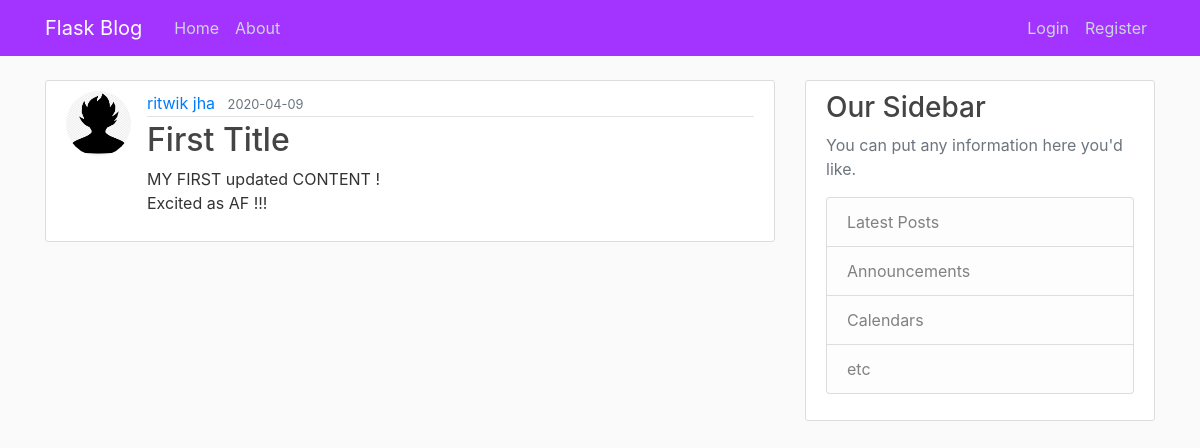
Screenshot of /post/2 with the database file from the repository.
### flask_blog/models.py (models this page shows, shortened)
class User(db.Model, UserMixin):
	id = db.Column(db.Integer, primary_key=True)
	username = db.Column(db.String(20), unique=True, nullable=False)
	email = db.Column(db.String(120), unique=True, nullable=False)
	img_file = db.Column(db.String(20), nullable=False, default="default.jpg") #will hash the image into length of 20 characters later.
	password = db.Column(db.String(60), nullable=False)
	posts = db.relationship('Post', backref='author', lazy=True)

class Post(db.Model):
	id = db.Column(db.Integer(), primary_key=True)
	date_posted = db.Column(db.DateTime, default=datetime.utcnow)
	title = db.Column(db.String(60), nullable=False)
	content = db.Column(db.Text, nullable=False)
	user_id = db.Column(db.Integer, db.ForeignKey('user.id'), nullable=False)

### flask_blog/routes.py (the view)
@app.route("/post/<int:post_id>")
def post(post_id):
    post = Post.query.get_or_404(post_id)
    return render_template('post.html', title=post.title, post=post)

### flask_blog/template/post.html (shortened to what this page needs)
{% extends "layout.html" %}
{% block content %}
  <article class="media content-section">
    <img class="rounded-circle article-img" src="{{ url_for('static', filename='profile_pics/' + post.author.img_file) }}">
    <div class="media-body">
      <div class="article-metadata">
        <a class="mr-2" href="#">{{ post.author.username }}</a>
        <small class="text-muted">{{ post.date_posted.strftime('%Y-%m-%d') }}</small>
      </div>
      <h2 class="article-title">{{ post.title }}</h2>
      <p class="article-content">{{ post.content }}</p>
    </div>
  </article>
{% endblock content %}

### flask_blog/static/main.css (style rules this page uses)
body { background: #fafafa; color: #333333; margin-top: 5rem; }
h1, h2, h3, h4, h5, h6 { color: #444444; }
.content-section { background: #ffffff; padding: 10px 20px; border: 1px solid #dddddd; border-radius: 3px; margin-bottom: 20px; }
.article-title { color: #444444; }
.article-content { white-space: pre-line; }
.article-img { height: 65px; width: 65px; margin-right: 16px; }
.article-metadata { padding-bottom: 1px; margin-bottom: 4px; border-bottom: 1px solid #e3e3e3 }

### rows the page displays
User: img_file (picture), author.username "ritwik jha"
Post: date_posted "2020-04-09", title "First Title", content "MY FIRST updated CONTENT ! Excited as AF !!!"
